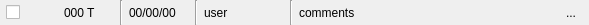
<?xml version="1.0" encoding="UTF-8"?>
<ui version="4.0">
 <class>VersionItemWidget</class>
 <widget class="QWidget" name="VersionItemWidget">
  <property name="geometry">
   <rect>
    <x>0</x>
    <y>0</y>
    <width>589</width>
    <height>25</height>
   </rect>
  </property>
  <property name="palette">
   <palette>
    <active>
     <colorrole role="Highlight">
      <brush brushstyle="SolidPattern">
       <color alpha="255">
        <red>255</red>
        <green>216</green>
        <blue>16</blue>
       </color>
      </brush>
     </colorrole>
    </active>
    <inactive>
     <colorrole role="Highlight">
      <brush brushstyle="SolidPattern">
       <color alpha="255">
        <red>255</red>
        <green>216</green>
        <blue>16</blue>
       </color>
      </brush>
     </colorrole>
    </inactive>
    <disabled>
     <colorrole role="Highlight">
      <brush brushstyle="SolidPattern">
       <color alpha="255">
        <red>166</red>
        <green>166</green>
        <blue>166</blue>
       </color>
      </brush>
     </colorrole>
    </disabled>
   </palette>
  </property>
  <property name="windowTitle">
   <string>Version Item Widget</string>
  </property>
  <layout class="QHBoxLayout" name="horizontalLayout">
   <property name="leftMargin">
    <number>6</number>
   </property>
   <property name="topMargin">
    <number>0</number>
   </property>
   <property name="rightMargin">
    <number>6</number>
   </property>
   <property name="bottomMargin">
    <number>0</number>
   </property>
   <item>
    <widget class="QCheckBox" name="uiActiveCHK">
     <property name="maximumSize">
      <size>
       <width>16</width>
       <height>16777215</height>
      </size>
     </property>
     <property name="text">
      <string/>
     </property>
    </widget>
   </item>
   <item>
    <widget class="QLabel" name="uiStatusLBL">
     <property name="minimumSize">
      <size>
       <width>32</width>
       <height>0</height>
      </size>
     </property>
     <property name="maximumSize">
      <size>
       <width>32</width>
       <height>16777215</height>
      </size>
     </property>
     <property name="text">
      <string/>
     </property>
    </widget>
   </item>
   <item>
    <widget class="QLabel" name="uiNameLBL">
     <property name="minimumSize">
      <size>
       <width>50</width>
       <height>0</height>
      </size>
     </property>
     <property name="maximumSize">
      <size>
       <width>50</width>
       <height>16777215</height>
      </size>
     </property>
     <property name="text">
      <string>000 T</string>
     </property>
    </widget>
   </item>
   <item>
    <widget class="Line" name="line">
     <property name="orientation">
      <enum>Qt::Vertical</enum>
     </property>
    </widget>
   </item>
   <item>
    <widget class="QLabel" name="uiDateLBL">
     <property name="minimumSize">
      <size>
       <width>60</width>
       <height>0</height>
      </size>
     </property>
     <property name="maximumSize">
      <size>
       <width>60</width>
       <height>16777215</height>
      </size>
     </property>
     <property name="text">
      <string>00/00/00</string>
     </property>
    </widget>
   </item>
   <item>
    <widget class="Line" name="line_2">
     <property name="orientation">
      <enum>Qt::Vertical</enum>
     </property>
    </widget>
   </item>
   <item>
    <widget class="QLabel" name="uiUserLBL">
     <property name="minimumSize">
      <size>
       <width>80</width>
       <height>0</height>
      </size>
     </property>
     <property name="maximumSize">
      <size>
       <width>80</width>
       <height>16777215</height>
      </size>
     </property>
     <property name="text">
      <string>user</string>
     </property>
    </widget>
   </item>
   <item>
    <widget class="Line" name="line_3">
     <property name="orientation">
      <enum>Qt::Vertical</enum>
     </property>
    </widget>
   </item>
   <item>
    <widget class="QLabel" name="uiCommentsLBL">
     <property name="sizePolicy">
      <sizepolicy hsizetype="Expanding" vsizetype="Preferred">
       <horstretch>0</horstretch>
       <verstretch>0</verstretch>
      </sizepolicy>
     </property>
     <property name="text">
      <string>comments</string>
     </property>
    </widget>
   </item>
   <item>
    <widget class="QToolButton" name="uiInfoBTN">
     <property name="text">
      <string>...</string>
     </property>
     <property name="autoRaise">
      <bool>true</bool>
     </property>
    </widget>
   </item>
  </layout>
 </widget>
 <resources/>
 <connections/>
</ui>
